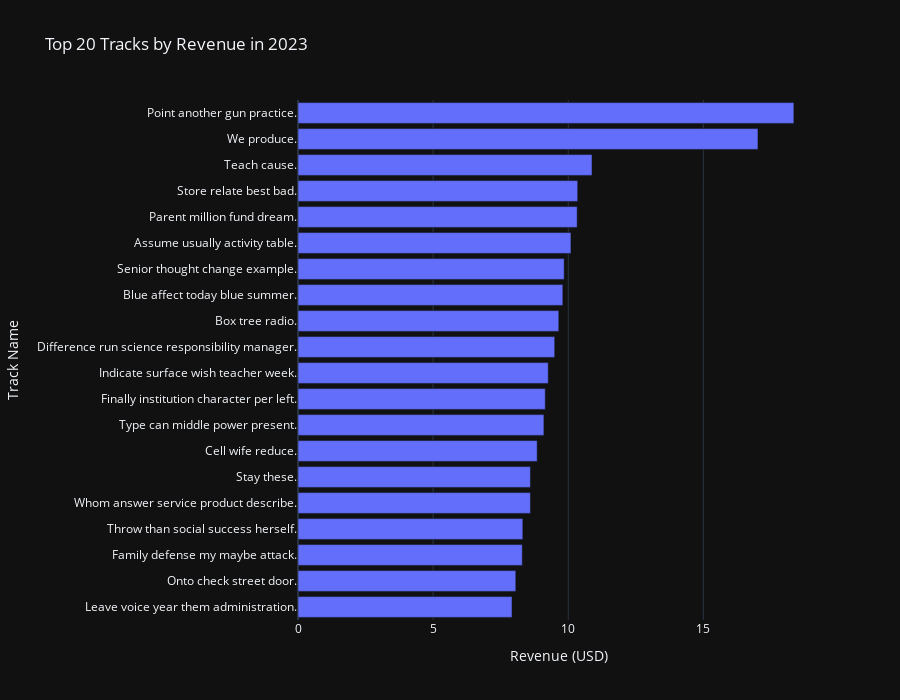

Write notebook code for a chart like this one.
### Code cell
import pyodbc
import pandas as pd
import plotly.express as px

def visualize_top_tracks():
    # Database connection parameters
    server = 'DPC2023'  # Replace with your server name
    database = 'ChinookDW4'
    
    # Connect to the database
    conn = pyodbc.connect(
        'DRIVER={ODBC Driver 17 for SQL Server};'
        f'SERVER={server};'
        f'DATABASE={database};'
        'Trusted_Connection=yes;'
    )
    
    # Define the SQL query
    sql_query = '''
    SELECT 
        DimTrack.Name AS TrackName,
        SUM(FactSales.Quantity) AS QuantitySold,
        SUM(FactSales.TotalAmount) AS Revenue
    FROM 
        FactSales
    JOIN 
        DimTrack ON FactSales.TrackKey = DimTrack.TrackKey
    JOIN 
        DimDate ON FactSales.DateKey = DimDate.DateKey
    WHERE 
        DimDate.Year = 2023  -- Specify the desired year or range
    GROUP BY 
        DimTrack.Name
    ORDER BY 
        Revenue DESC;  -- Or use `QuantitySold DESC` for top quantity
    '''
    
    # Fetch data into a pandas DataFrame
    df = pd.read_sql(sql_query, conn)
    
    # Close the connection
    conn.close()
    
    # Check if data is available
    if df.empty:
        print("No data available for the specified year.")
        return
    
    # Limit to Top 20 Tracks for better visualization
    df_top = df.head(20)
    
    # Data visualization using Plotly
    fig = px.bar(
        df_top, 
        x='Revenue', 
        y='TrackName', 
        orientation='h',
        title='Top 20 Tracks by Revenue in 2023',
        hover_data=['QuantitySold'],
        labels={'TrackName': 'Track Name', 'Revenue': 'Revenue (USD)'},
        template='plotly_dark'
    )
    fig.update_layout(
        yaxis={'categoryorder':'total ascending'},
        height=700,
    )
    fig.show()

if __name__ == '__main__':
    visualize_top_tracks()

### Figure 1 — Plotly figure (JSON) as saved in the notebook; plotly's stock layout.template omitted (floating-point values rounded to 4 significant figures)
{"data": [{"alignmentgroup": "True", "customdata": [[10], [11], [6], [6], [9], [6], [5], [5], [5], [5], [6], [5], [5], [5], [5], [6], [6], [5], [5], [4]], "hovertemplate": "Revenue (USD)=%{x}<br>Track Name=%{y}<br>QuantitySold=%{customdata[0]}<extra></extra>", "legendgroup": "", "marker": {"color": "#636efa", "pattern": {"shape": ""}}, "name": "", "offsetgroup": "", "orientation": "h", "showlegend": false, "textposition": "auto", "type": "bar", "x": [18.35, 17.02, 10.88, 10.35, 10.33, 10.1, 9.85, 9.8, 9.65, 9.5, 9.26, 9.15, 9.1, 8.85, 8.6, 8.6, 8.32, 8.3, 8.06, 7.92], "xaxis": "x", "y": ["Point another gun practice.", "We produce.", "Teach cause.", "Store relate best bad.", "Parent million fund dream.", "Assume usually activity table.", "Senior thought change example.", "Blue affect today blue summer.", "Box tree radio.", "Difference run science responsibility manager.", "Indicate surface wish teacher week.", "Finally institution character per left.", "Type can middle power present.", "Cell wife reduce.", "Whom answer service product describe.", "Stay these.", "Throw than social success herself.", "Family defense my maybe attack.", "Onto check street door.", "Leave voice year them administration."], "yaxis": "y"}], "layout": {"barmode": "relative", "height": 700, "legend": {"tracegroupgap": 0}, "title": {"text": "Top 20 Tracks by Revenue in 2023"}, "xaxis": {"anchor": "y", "domain": [0, 1], "title": {"text": "Revenue (USD)"}}, "yaxis": {"anchor": "x", "categoryorder": "total ascending", "domain": [0, 1], "title": {"text": "Track Name"}}}}
